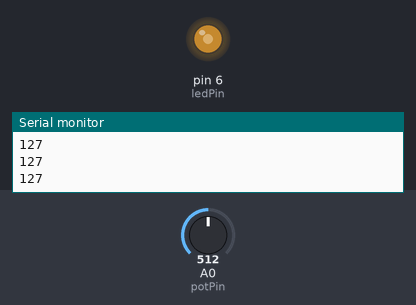
Simulated run of this sketch. Board: Arduino Uno, built with avr-gcc and run on an emulated ATmega328P. Shown: output pins drawn as LEDs (lit = HIGH), the last lines printed to the serial monitor. The test bench sets the inputs (shaded band); at power-on: A0 (potPin) = 512.

Above: at 1.2 s.
1.3 s: A0 (potPin) set to 716
At 2.3 s:
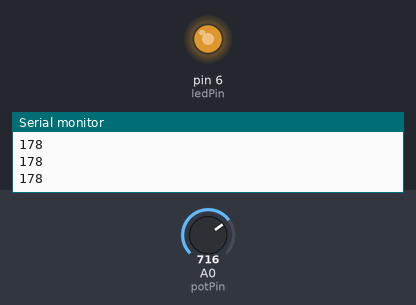
2.8 s: A0 (potPin) set to 900
At 3.5 s:
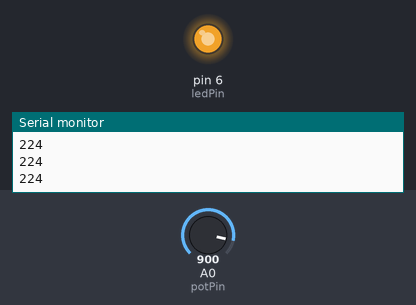
4.3 s: A0 (potPin) set to 122
At 4.6 s:
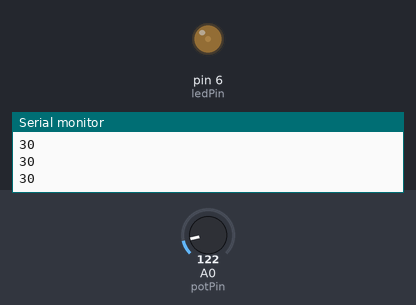
5.8 s: A0 (potPin) set to 0
At 6.9 s:
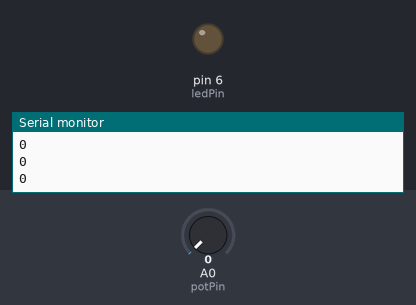
7.3 s: A0 (potPin) set to 511
At 8.1 s:
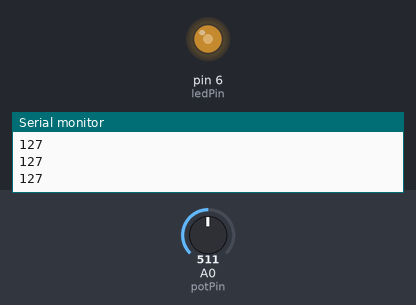
Timing chart, 0 to 9.8 s (numbered marks = the images above; inputs shaded):
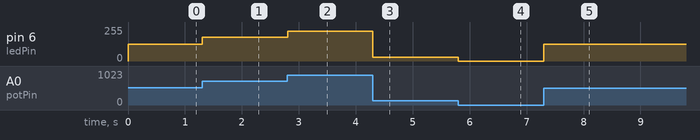

Measured:
- after the input at 1.3 s, pin 6 (ledPin): 127/255 → 178/255 at once
- after the input at 2.8 s, pin 6 (ledPin): 178/255 → 224/255 at once
- after the input at 4.3 s, pin 6 (ledPin): 224/255 → 30/255 at once
- after the input at 5.8 s, pin 6 (ledPin): 30/255 → 0/255 at once
- after the input at 7.3 s, pin 6 (ledPin): 0/255 → 127/255 at once

The sketch:

Potentiometer.ino
```cpp
int potPin=A0; //set potentiometer to analog pin
int ledPin = 6; // important: use the pin with a ~beside the number!!
int dt = 0; //usually put 250 to debug;
int valueAna;
int valueLed;
float valueVolt;


void setup() {
  Serial.begin(9600); //9600 baude rate on serial monitor
  pinMode(potPin, INPUT);
  pinMode(ledPin, OUTPUT);

}

void loop() {
  valueAna = analogRead(potPin);
  //Serial.print("Analog value is ");
  //Serial.println(valueAna);
  delay(dt);

  //equation for voltage = (5/1023) * Read Value
  valueVolt = (5./1023.)*valueAna; //valueVolt in float!!
  //Serial.print("Real world voltage is ");
  //Serial.println(valueVolt);

  //equation for analog write = (225/1023) * Read Value
  valueLed = (255./1023.)*valueAna;
  analogWrite(ledPin,valueLed);
  Serial.println(valueLed);

}
```
